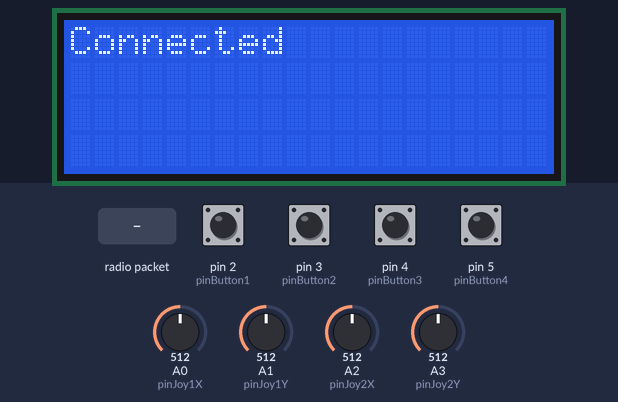
Simulated run of this program. Board: Arduino Uno, built with avr-gcc and run on an emulated ATmega328P. Parts: 20×4 character LCD. The test bench sets the inputs (shaded band); at power-on: pin 2 (pinButton1), pin 3 (pinButton2), pin 4 (pinButton3), pin 5 (pinButton4) LOW, A0 (pinJoy1X) = 512, A1 (pinJoy1Y) = 512, A2 (pinJoy2X) = 512, A3 (pinJoy2Y) = 512. No radio packets arrive unless stated; what the program prints to the serial monitor is not drawn.

Above: at 1.2 s.
1.3 s: radio packet "1" arrives
3.0 s: radio packet "0" arrives
At 3.7 s:
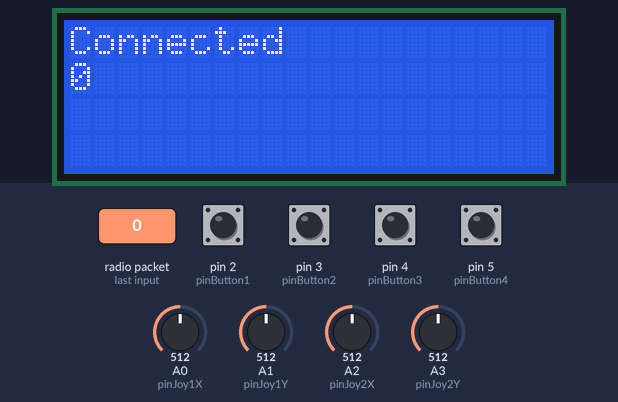
Timing chart, 0 to 6.0 s (numbered marks = the images above; inputs shaded):
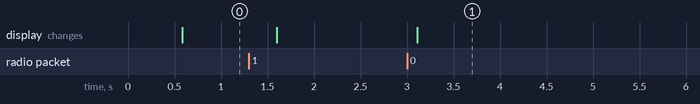

Measured:
- after the input at 3.0 s, the display: changes after 0.11 s (image 1)

The program:

main.cpp
```cpp
#include <Arduino.h>
#include <SPI.h>
#include <RF24.h>
#include <Wire.h>
#include <LiquidCrystal_I2C.h>

/************************** Radio Declarations ********************************/

#define pinCE 7
#define pinCSN 8
RF24 radio(pinCE, pinCSN, 4000000);
#define tunnel1 "PIPE1"
#define tunnel2 "PIPE2"
#define tunnel3 "PIPE3"
#define tunnel4 "PIPE4"
#define tunnel5 "PIPE5"
#define tunnel6 "PIPE6"
const byte adresses[][6] = {tunnel1, tunnel2, tunnel3, tunnel4, tunnel5, tunnel6};
bool connected = false;
bool wasConnected = false;
int currentChannel = 0;
int connectedChannel = -1;
int sentPackets = 0;
int receivedPackets = 0;
int lostPackets = 0;
int recievedPacketsPercent = 0;

/********************* End of Radio Declarations ******************************/

/*********************** Joysticks Declaration ********************************/

#define pinJoy1X A0
#define pinJoy1Y A1
#define pinJoy2X A2
#define pinJoy2Y A3

/********************* End of Joysticks Declaration ***************************/


/*********************** Buttons Declaration **********************************/

#define pinButton1 2
#define pinButton2 3
#define pinButton3 4
#define pinButton4 5
// #define pinButton5 6

/********************* End of Buttons Declaration *****************************/

/*********************** LCD Display Declaration ******************************/

LiquidCrystal_I2C lcd(0x27, 20, 4);
unsigned long startMillis;
unsigned long currentMillis;

/********************* End of LCD Display Declaration *************************/

typedef struct joystick {
  int x;
  int y;
} joystick_t;

typedef struct remoteData {
  joystick_t ljoystick;
  joystick_t rjoystick;
  byte button1;
  byte button2;
  byte button3;
  byte button4;
} remoteData_t;

remoteData_t remoteData;

char message[32];

void listener(void) {
  radio.startListening();
  if (radio.available()) {
    while (radio.available())
    {
      radio.read(&message, sizeof(message));
      Serial.println("Received data");
      Serial.println(message);
    }
    delay(20);
  } // radio.startListening();
  // if (radio.available()) {
  //   message = (char *)malloc(sizeof(char) * 32);
  //   radio.read(&message, sizeof(message));
  // }
  // radio.stopListening();
  // return message;
}

bool send()
{
  return radio.write(&remoteData, sizeof(remoteData));
}

void readJoysticks() {
  (analogRead(pinJoy1X) >= 450 and analogRead (pinJoy1X) <= 600) ?
  remoteData.ljoystick.x = 525 : remoteData.ljoystick.x = analogRead(pinJoy1X);
  (analogRead(pinJoy1Y) >= 450 and analogRead(pinJoy1Y) <= 600) ?
  remoteData.ljoystick.y = 525 : remoteData.ljoystick.y = analogRead(pinJoy1Y);
  (analogRead(pinJoy2X) >= 450 and analogRead(pinJoy2X) <= 600) ?
  remoteData.rjoystick.x = 525 : remoteData.rjoystick.x = analogRead(pinJoy2X);
  (analogRead(pinJoy2Y) >= 450 and analogRead(pinJoy2Y) <= 600) ?
  remoteData.rjoystick.y = 525 : remoteData.rjoystick.y = analogRead(pinJoy2Y);
  // remoteData.ljoystick.y = analogRead(pinJoy1Y);
  // remoteData.rjoystick.x = analogRead(pinJoy2X);
  // remoteData.rjoystick.y = analogRead(pinJoy2Y);
}

void readButtons() {
  remoteData.button1 = digitalRead(pinButton1);
  remoteData.button2 = digitalRead(pinButton2);
  remoteData.button3 = digitalRead(pinButton3);
  remoteData.button4 = digitalRead(pinButton4);
  // remoteData.button5 = digitalRead(pinButton5);
}

void displayLCD() {
  currentMillis = millis();
  if (currentMillis - startMillis >= 500)
  {
    lcd.clear();
    if (!wasConnected) {
      lcd.setCursor(0, 0);
      lcd.print("Connecting...");
      lcd.setCursor(0, 1);
      lcd.print("Channel: ");
      lcd.print(currentChannel);
    } else {
      lcd.setCursor(0, 0);
      lcd.print("Connected");
      lcd.setCursor(17, 0);
      if (recievedPacketsPercent >= 70) {
        lcd.print(".il");
      } else if (recievedPacketsPercent > 55) {
        lcd.print(".i");
      } else if (recievedPacketsPercent > 30) {
        lcd.print(".");
      } else {
        lcd.print("");
      }
      // lcd.setCursor(0, 1);
      // lcd.print("Receiving data: ");
      lcd.setCursor(0, 1);
      lcd.print(message);
    }
    lcd.display();
    startMillis = currentMillis;
  }
}

void setup() {
  Serial.begin(9600);


  /* Radio initialisation */
  if (!radio.begin())
    Serial.println("Radio initialisation failed");
  else
    Serial.println("Radio initialisation success");
  // radio.setChannel(currentChannel);
  radio.openWritingPipe(adresses[0]);
  radio.setPALevel(RF24_PA_HIGH);
  radio.setDataRate(RF24_250KBPS);
  radio.openReadingPipe(1, adresses[1]);
  radio.openReadingPipe(2, adresses[2]);
  radio.openReadingPipe(3, adresses[3]);
  radio.openReadingPipe(4, adresses[4]);
  radio.openReadingPipe(5, adresses[5]);
  radio.stopListening();
  /* End of Radio Initialisation */

  /* Joysticks initialisation */
  pinMode(pinJoy1X, INPUT);
  pinMode(pinJoy1Y, INPUT);
  pinMode(pinJoy2X, INPUT);
  pinMode(pinJoy2Y, INPUT);
  /* End of Joysticks initialisation */

  /* Buttons initialisation */
  pinMode(pinButton1, INPUT);
  pinMode(pinButton2, INPUT);
  pinMode(pinButton3, INPUT);
  pinMode(pinButton4, INPUT);
  remoteData.button1 = HIGH;
  remoteData.button2 = HIGH;
  remoteData.button3 = HIGH;
  remoteData.button4 = HIGH;
  // pinMode(pinButton5, INPUT);
  /* End of Buttons initialisation */

  /* LCD Display initialisation */
  lcd.init();
  lcd.backlight();
  lcd.setDelay(0, 10);
  startMillis = millis();
  // lcd.backlight();
  // lcd.setCursor(1, 0);
  // lcd.print("HELLO");
  // lcd.setCursor(8, 1);
  // lcd.print("WORLD");

  /* End of LCD Display initialisation */
}

void loop() {
  if (!connected) {
    if (connectedChannel == -1) {
      currentChannel += 1;
      if (currentChannel > 125) {
        currentChannel = 0;
      }
      radio.setChannel(currentChannel);
    }
  } else {
    connectedChannel = currentChannel;
    listener();
    delay(5);
    // char *recieved = listener();

    // if (recieved != nullptr) {
    //   Serial.println(recieved);
    //   free(recieved);
    // }
  }
  readJoysticks();
  readButtons();
  displayLCD();
  radio.stopListening();
  delay(5);
  if (!send()) {
    connected = false;
    sentPackets += 1;
    // lostPackets = sentPackets - receivedPackets;
    recievedPacketsPercent = (receivedPackets * 100) / sentPackets;
    if (recievedPacketsPercent < 15) {
      connected = false;
      sentPackets = 0;
      receivedPackets = 0;
      wasConnected = false;
    } if (sentPackets >= 100) {
      receivedPackets = 0;
      sentPackets = 0;
    }
  } else {
    sentPackets += 1;
    receivedPackets += 1;
    connected = true;
    wasConnected = true;
  }
  // Serial.println("Hello");
  // lcd.backlight();
  // lcd.setCursor(0,0);
  // lcd.print("aled");
  // lcd.setCursor(0,1);
  // lcd.print("zebi");
  // lcd.setCursor(0,2);
  // lcd.print("panda");
  // lcd.setCursor(0,3);
  // lcd.print("carré");

  // if (radio.write(&message, sizeof(message))) // Envoi de notre message
  //   connected = true;
  // else
  //   connected = false;
}
```
